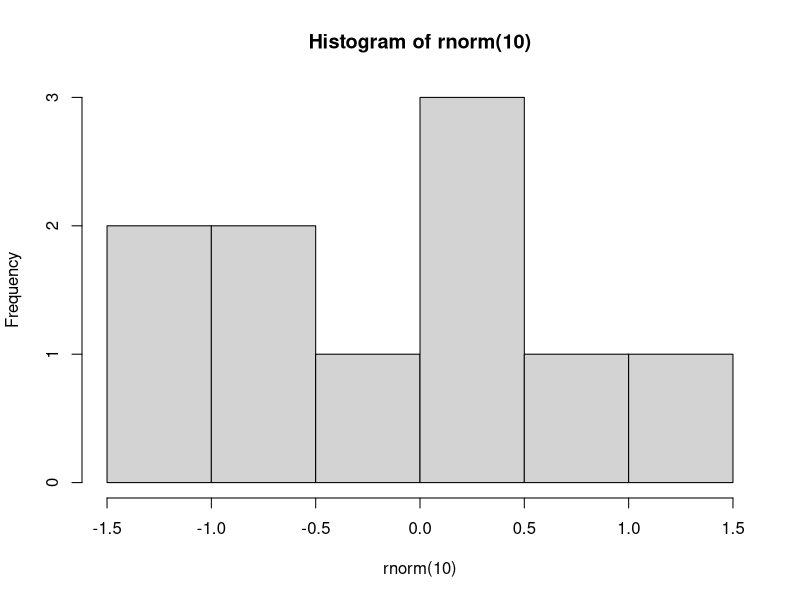

Write R code to recreate this figure.
## ---- chunk 1
knitr::opts_chunk$set(echo = TRUE)
## ---- chunk 2
hist(rnorm(10))
